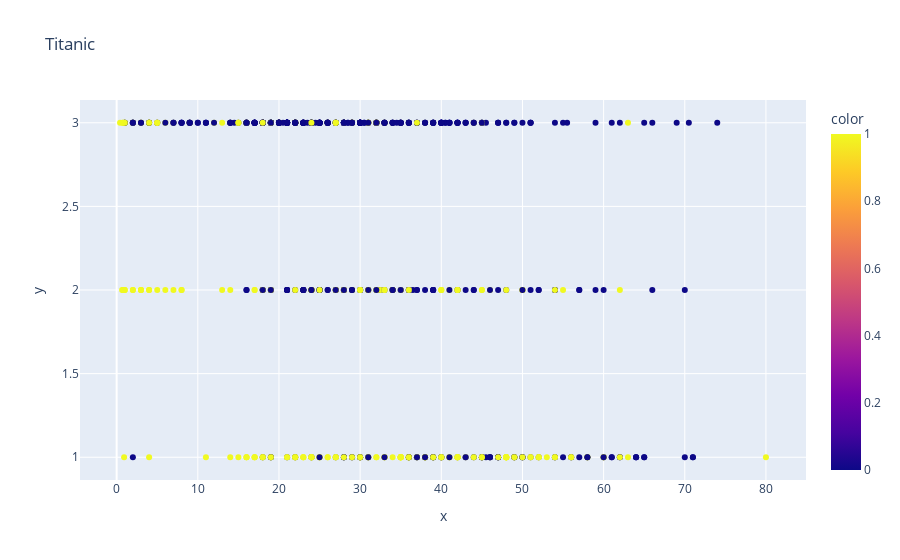

Notebook code for this chart:
### Markdown cell above
doc string todo

### Code cell
px.scatter( y=df.select("Pclass").to_series(), x=df.select("Age").to_series(), color=df.select("Survived").to_series(), labels=["class", "Age"], title="Titanic")

### Figure 1 — Plotly figure (JSON) as saved in the notebook; plotly's stock layout.template omitted (floating-point values rounded to 4 significant figures; data arrays with more than 128 entries replaced by an {"elided": "..."} marker saying what was removed)
{"data": [{"hovertemplate": "x=%{x}<br>y=%{y}<br>color=%{marker.color}<extra></extra>", "legendgroup": "", "marker": {"color": {"elided": "887 int values"}, "coloraxis": "coloraxis", "symbol": "circle"}, "mode": "markers", "name": "", "orientation": "v", "showlegend": false, "type": "scatter", "x": {"elided": "887 float values"}, "xaxis": "x", "y": {"elided": "887 int values"}, "yaxis": "y"}], "layout": {"coloraxis": {"colorbar": {"title": {"text": "color"}}, "colorscale": [[0, "#0d0887"], [0.1111, "#46039f"], [0.2222, "#7201a8"], [0.3333, "#9c179e"], [0.4444, "#bd3786"], [0.5556, "#d8576b"], [0.6667, "#ed7953"], [0.7778, "#fb9f3a"], [0.8889, "#fdca26"], [1, "#f0f921"]]}, "legend": {"tracegroupgap": 0}, "title": {"text": "Titanic"}, "xaxis": {"anchor": "y", "domain": [0, 1], "title": {"text": "x"}}, "yaxis": {"anchor": "x", "domain": [0, 1], "title": {"text": "y"}}}}
